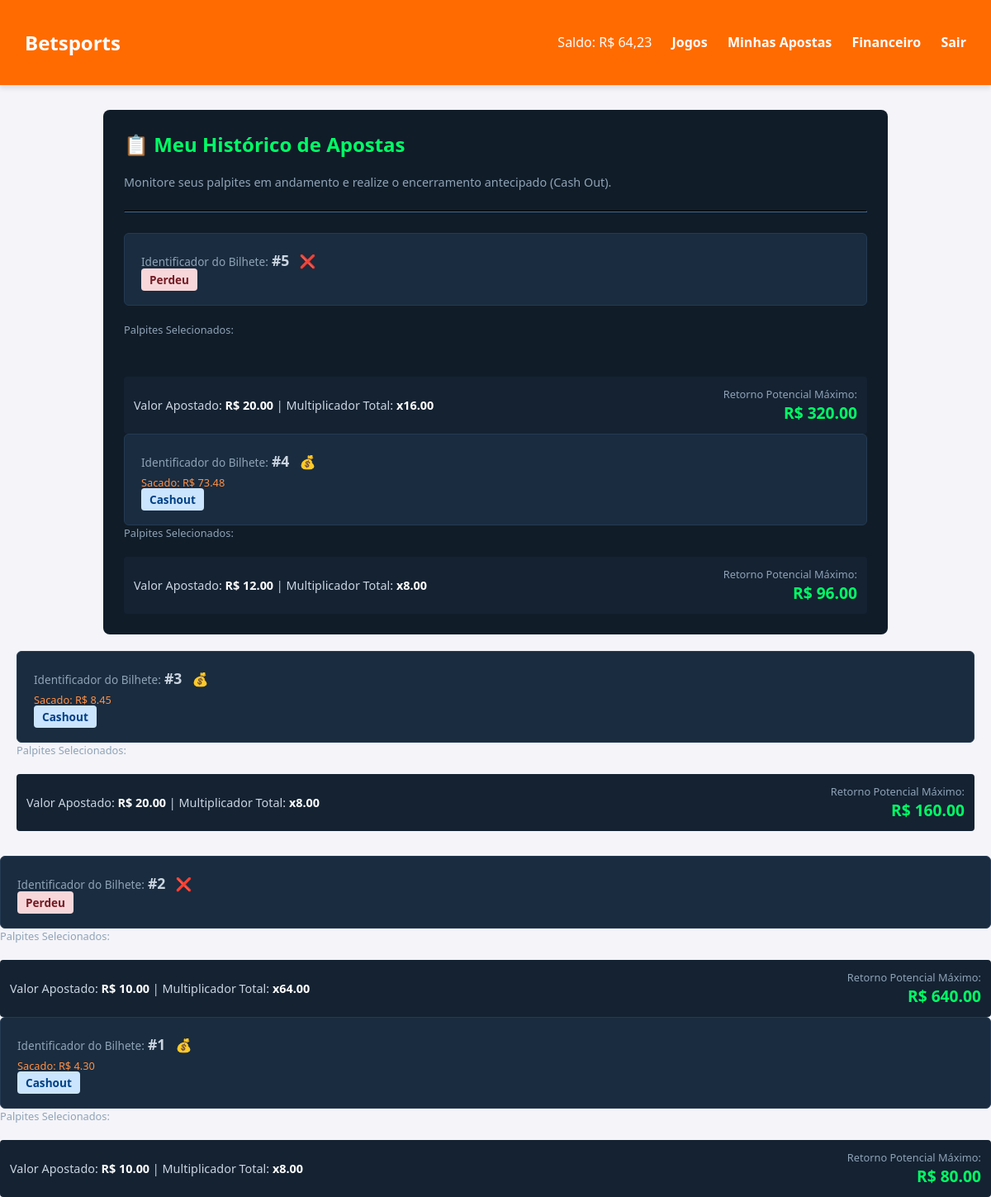
Screenshot of /bet_history (signed in) with the database file from the repository.
### betsports.py (models this page shows, shortened)
class User(UserMixin, db.Model):
    id = db.Column(db.Integer, primary_key=True)
    username = db.Column(db.String(150), unique=True, nullable=False)
    password = db.Column(db.String(150), nullable=False)
    is_admin = db.Column(db.Boolean, default=False)
    balance = db.Column(db.Float, default=0.0)
    bets = db.relationship('Bet', backref='user', lazy=True)
    transactions = db.relationship('Transaction', backref='user', lazy=True)

class Bet(db.Model):
    id = db.Column(db.Integer, primary_key=True)
    user_id = db.Column(db.Integer, db.ForeignKey('user.id'), nullable=False)
    amount = db.Column(db.Float, nullable=False)
    total_multiplier = db.Column(db.Float, nullable=False)
    potential_win = db.Column(db.Float, nullable=False)
    status = db.Column(db.String(50), default='Pendente')
    manual_cashout_value = db.Column(db.Float, nullable=True, default=None)
    odds = db.relationship('Odd', secondary=bet_odds, backref=db.backref('bets', lazy=True))
    cashout_amount = db.Column(db.Float, default=0.0)

### betsports.py (the view)
@app.route('/bet_history')
@login_required
def bet_history():
    bets = Bet.query.filter_by(user_id=current_user.id).order_by(Bet.id.desc()).all()
    return render_template('bet_history.html', bets=bets)

### betsports.py (called while the page is built)
@login_manager.user_loader
def load_user(user_id):
    return db.session.get(User, int(user_id))

### templates/bet_history.html (shortened to what this page needs)
{% extends 'base.html' %}
{% block content %}
<div style="background: #101c28; color: white; padding: 25px; border-radius: 8px; font-family: 'Segoe UI', sans-serif; max-width: 900px; margin: 20px auto;">
    <h2 style="margin-top: 0; color: #00ff66;">📋 Meu Histórico de Apostas</h2>
    <p style="color: #8fa3b7; font-size: 0.9em; margin-bottom: 25px;">Monitore seus palpites em andamento e realize o encerramento antecipado (Cash Out).</p>
    <hr style="border-color: #203144; margin-bottom: 25px;">
    <div style="display: flex; flex-direction: column; gap: 20px;">
        {% for bet in bets %}
        <div style="background: #1a2c3f; border: 1px solid #243b53; border-radius: 6px; padding: 20px;">
            <div style="display: flex; flex-direction: column;">
                    <div>
                        <span style="font-size: 0.85em; color: #8fa3b7;">Identificador do Bilhete:</span>
                        <strong style="color: #cbd5e1; font-size: 1.1em;">#{{ bet.id }}</strong>
                        {% if bet.status == 'Ganhou' %}
                            <span style="margin-left: 8px;">✅</span>
                        {% elif bet.status == 'Perdeu' %}
                            <span style="margin-left: 8px;">❌</span>
                        {% elif bet.status == 'Cashout' %}
                            <span style="margin-left: 8px;">💰</span>
                        {% endif %}
                    </div>
                    {% if bet.status == 'Cashout' %}
                        <div style="font-size: 0.8em; color: #ff9045; margin-top: 5px;">
                            Sacado: R$ {{ "%.2f"|format(bet.cashout_amount or 0) }}
                        </div>
                    {% endif %}
                </div>
                <div>
                    <span style="padding: 4px 10px; border-radius: 4px; font-size: 0.85em; font-weight: bold;
                        {% if bet.status == 'Pendente' %}background: #ffeeba; color: #856404;
                        {% elif bet.status == 'Ganhou' %}background: #d4edda; color: #155724;
                        {% elif bet.status == 'Cashout' %}background: #cce5ff; color: #004085;
                        {% else %}background: #f8d7da; color: #721c24;{% endif %}">
                        {{ bet.status }}
                    </span>
                </div>
            </div>
            <div style="margin-bottom: 20px;">
                <span style="font-size: 0.8em; color: #8fa3b7; display: block; margin-bottom: 8px;">Palpites Selecionados:</span>
            </div>
            <div style="display: flex; justify-content: space-between; align-items: center; background: #142232; padding: 12px; border-radius: 4px;">
                <div style="font-size: 0.9em; color: #cbd5e1;">
                    Valor Apostado: <strong style="color: white;">R$ {{ "%.2f"|format(bet.amount) }}</strong> |
                    Multiplicador Total: <strong style="color: white;">x{{ "%.2f"|format(bet.total_multiplier) }}</strong>
                </div>
                <div style="text-align: right;">
                    <span style="font-size: 0.8em; color: #8fa3b7; display: block;">Retorno Potencial Máximo:</span>
                    <strong style="color: #00ff66; font-size: 1.2em;">R$ {{ "%.2f"|format(bet.potential_win) }}</strong>
                </div>
            </div>
        </div>
        {% else %}
        <div style="background: #1a2c3f; text-align: center; padding: 40px; border-radius: 6px; color: #8fa3b7; border: 1px dashed #243b53;">
            Você ainda não realizou nenhuma aposta no sistema.
        </div>
        {% endfor %}
{% endblock %}

### templates/base.html (shortened to what this page needs)
<!DOCTYPE html>
<html lang="pt-BR">
<head>
</head>
<body>
    <div class="header">
        <h2>Betsports</h2>
        <div class="header-nav">
            {% if current_user.is_authenticated %}
                <span>Saldo: R$ {{ "{:,.2f}".format(current_user.balance).replace(",", "X").replace(".", ",").replace("X", ".") }}</span>
                {% if current_user.is_admin %}
                    <a href="{{ url_for('admin_dashboard') }}">Painel Admin</a>
                {% else %}
                    <a href="{{ url_for('dashboard') }}">Jogos</a>
                    <a href="{{ url_for('bet_history') }}">Minhas Apostas</a>
                    <a href="{{ url_for('finance') }}">Financeiro</a>
                {% endif %}
                <a href="{{ url_for('logout') }}">Sair</a>
            {% endif %}
        </div>
    </div>
    <div class="container">
        {% block content %}{% endblock %}
</body>
</html>

### templates/base.html (style rules this page uses)
:root { --primary-orange: #FF6B00; --secondary-orange: #FF8533; --pure-white: #FFFFFF; --bg-color: #F4F4F9; --text-dark: #333333; --border-color: #E0E0E0; }
body { font-family: 'Segoe UI', Tahoma, Geneva, Verdana, sans-serif; background-color: var(--bg-color); color: var(--text-dark); margin: 0; padding: 0; }
.header { background-color: var(--primary-orange); color: var(--pure-white); padding: 15px 30px; display: flex; justify-content: space-between; align-items: center; box-shadow: 0 4px 6px rgba(0,0,0,0.1); }
.header a { color: var(--pure-white); text-decoration: none; margin-left: 20px; font-weight: bold; }
.container { max-width: 1200px; margin: 30px auto; padding: 0 20px; }

### rows the page displays
User: balance "64,23"
Bet: id "5", status "Perdeu", amount "20.00", total_multiplier "16.00", potential_win "320.00"
Bet: id "4", cashout_amount "73.48", status "Cashout", amount "12.00", total_multiplier "8.00", potential_win "96.00"
Bet: id "3", cashout_amount "8.45", status "Cashout", amount "20.00", total_multiplier "8.00", potential_win "160.00"
Bet: id "2", status "Perdeu", amount "10.00", total_multiplier "64.00", potential_win "640.00"
Bet: id "1", cashout_amount "4.30", status "Cashout", amount "10.00", total_multiplier "8.00", potential_win "80.00"
